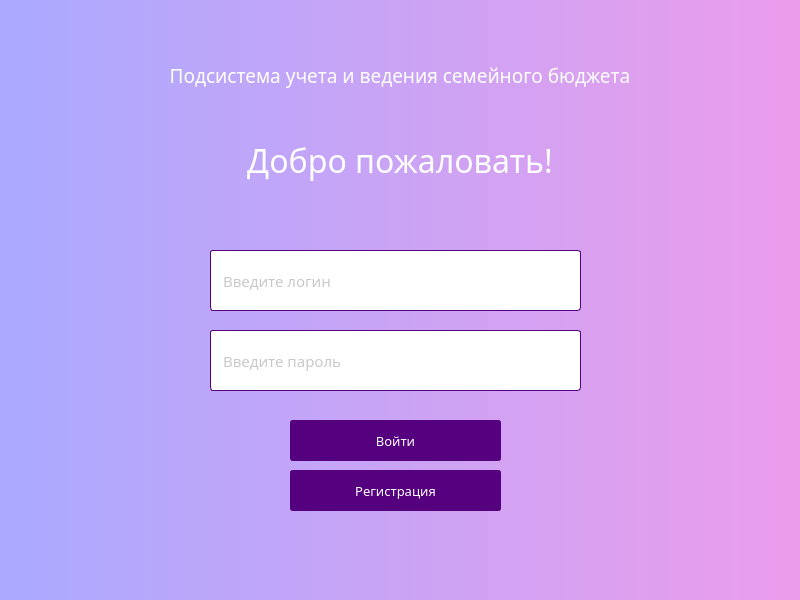
<?xml version="1.0" encoding="UTF-8"?>
<ui version="4.0">
 <class>MainWindow</class>
 <widget class="QMainWindow" name="MainWindow">
  <property name="geometry">
   <rect>
    <x>0</x>
    <y>0</y>
    <width>800</width>
    <height>600</height>
   </rect>
  </property>
  <property name="minimumSize">
   <size>
    <width>800</width>
    <height>600</height>
   </size>
  </property>
  <property name="maximumSize">
   <size>
    <width>800</width>
    <height>600</height>
   </size>
  </property>
  <property name="font">
   <font>
    <family>Century Gothic</family>
   </font>
  </property>
  <property name="windowTitle">
   <string>MainWindow</string>
  </property>
  <property name="styleSheet">
   <string notr="true">background-color: qlineargradient(spread:pad, x1:0, y1:0, x2:1, y2:0, stop:0 rgb(170, 170, 255), stop:1 rgb(235, 157, 235));

</string>
  </property>
  <widget class="QWidget" name="centralwidget">
   <widget class="QLineEdit" name="inputLogin">
    <property name="geometry">
     <rect>
      <x>210</x>
      <y>250</y>
      <width>371</width>
      <height>61</height>
     </rect>
    </property>
    <property name="font">
     <font>
      <family>Century Gothic</family>
      <pointsize>11</pointsize>
      <italic>false</italic>
      <underline>false</underline>
      <kerning>true</kerning>
     </font>
    </property>
    <property name="toolTip">
     <string>&lt;html&gt;&lt;head/&gt;&lt;body&gt;&lt;p&gt;&lt;br/&gt;&lt;/p&gt;&lt;/body&gt;&lt;/html&gt;</string>
    </property>
    <property name="styleSheet">
     <string notr="true">QLineEdit{
	border-radius: 3px;
	background-color:rgb(255, 255, 255);
	border:  1px solid rgb(85, 0, 127);
	color:rgb(148, 148, 148);
	padding-left: 10px;
}

QLineEdit::hover{
	border:  1px solid rgb(147, 0, 221);
}</string>
    </property>
    <property name="inputMask">
     <string/>
    </property>
    <property name="frame">
     <bool>true</bool>
    </property>
    <property name="alignment">
     <set>Qt::AlignLeading|Qt::AlignLeft|Qt::AlignVCenter</set>
    </property>
    <property name="placeholderText">
     <string>Введите логин</string>
    </property>
   </widget>
   <widget class="QLineEdit" name="inputPassword">
    <property name="geometry">
     <rect>
      <x>210</x>
      <y>330</y>
      <width>371</width>
      <height>61</height>
     </rect>
    </property>
    <property name="font">
     <font>
      <family>Century Gothic</family>
      <pointsize>11</pointsize>
     </font>
    </property>
    <property name="styleSheet">
     <string notr="true">QLineEdit{
	border-radius: 3px;
	background-color:rgb(255, 255, 255);
	border:  1px solid rgb(85, 0, 127);
	color:rgb(148, 148, 148);
	padding-left: 10px;
}

QLineEdit::hover{
	border:  1px solid rgb(147, 0, 221);
}</string>
    </property>
    <property name="inputMask">
     <string/>
    </property>
    <property name="text">
     <string/>
    </property>
    <property name="echoMode">
     <enum>QLineEdit::Password</enum>
    </property>
    <property name="placeholderText">
     <string>Введите пароль</string>
    </property>
   </widget>
   <widget class="QPushButton" name="signUpButton">
    <property name="geometry">
     <rect>
      <x>290</x>
      <y>420</y>
      <width>211</width>
      <height>41</height>
     </rect>
    </property>
    <property name="font">
     <font>
      <family>Century Gothic</family>
      <pointsize>10</pointsize>
     </font>
    </property>
    <property name="styleSheet">
     <string notr="true">QPushButton{
	background-color:rgb(85, 0, 127);
border-radius: 3px;
border: 2px solid rgb(85, 0, 127);
color:rgb(255, 255, 255);
}

QPushButton::hover{
	background-color: rgb(108, 0, 162);
	border: 2px solid rgb(108, 0, 162);
}

QPushButton::pressed{
	background-color:rgb(129, 0, 193);
	border-bottom: 2px solid rgb(129, 0, 193);
	border-leftt:  2px solid rgb(129, 0, 193);
	border-right:  2px solid rgb(129, 0, 193);
}


</string>
    </property>
    <property name="text">
     <string>Войти</string>
    </property>
   </widget>
   <widget class="QPushButton" name="signInButton">
    <property name="geometry">
     <rect>
      <x>290</x>
      <y>470</y>
      <width>211</width>
      <height>41</height>
     </rect>
    </property>
    <property name="font">
     <font>
      <family>Century Gothic</family>
      <pointsize>10</pointsize>
     </font>
    </property>
    <property name="styleSheet">
     <string notr="true">QPushButton{
	background-color:rgb(85, 0, 127);
border-radius: 3px;
border: 2px solid rgb(85, 0, 127);
color:rgb(255, 255, 255);
}

QPushButton::hover{
	background-color: rgb(108, 0, 162);
	border: 2px solid rgb(108, 0, 162);
}

QPushButton::pressed{
	background-color:rgb(129, 0, 193);
	border-bottom: 2px solid rgb(129, 0, 193);
	border-leftt:  2px solid rgb(129, 0, 193);
	border-right:  2px solid rgb(129, 0, 193);
}</string>
    </property>
    <property name="text">
     <string>Регистрация</string>
    </property>
   </widget>
   <widget class="QLabel" name="label">
    <property name="geometry">
     <rect>
      <x>0</x>
      <y>60</y>
      <width>800</width>
      <height>31</height>
     </rect>
    </property>
    <property name="minimumSize">
     <size>
      <width>800</width>
      <height>0</height>
     </size>
    </property>
    <property name="maximumSize">
     <size>
      <width>800</width>
      <height>16777215</height>
     </size>
    </property>
    <property name="font">
     <font>
      <family>Century Gothic</family>
      <pointsize>14</pointsize>
     </font>
    </property>
    <property name="styleSheet">
     <string notr="true">color: rgb(255, 255, 255);</string>
    </property>
    <property name="frameShadow">
     <enum>QFrame::Plain</enum>
    </property>
    <property name="text">
     <string>Подсистема учета и ведения семейного бюджета</string>
    </property>
    <property name="alignment">
     <set>Qt::AlignCenter</set>
    </property>
   </widget>
   <widget class="QLabel" name="label_2">
    <property name="geometry">
     <rect>
      <x>0</x>
      <y>130</y>
      <width>800</width>
      <height>61</height>
     </rect>
    </property>
    <property name="minimumSize">
     <size>
      <width>800</width>
      <height>0</height>
     </size>
    </property>
    <property name="maximumSize">
     <size>
      <width>800</width>
      <height>16777215</height>
     </size>
    </property>
    <property name="font">
     <font>
      <family>Century Gothic</family>
      <pointsize>24</pointsize>
     </font>
    </property>
    <property name="styleSheet">
     <string notr="true">color: rgb(255, 255, 255);</string>
    </property>
    <property name="frameShadow">
     <enum>QFrame::Plain</enum>
    </property>
    <property name="text">
     <string>Добро пожаловать!</string>
    </property>
    <property name="alignment">
     <set>Qt::AlignCenter</set>
    </property>
   </widget>
  </widget>
 </widget>
 <resources/>
 <connections/>
</ui>
